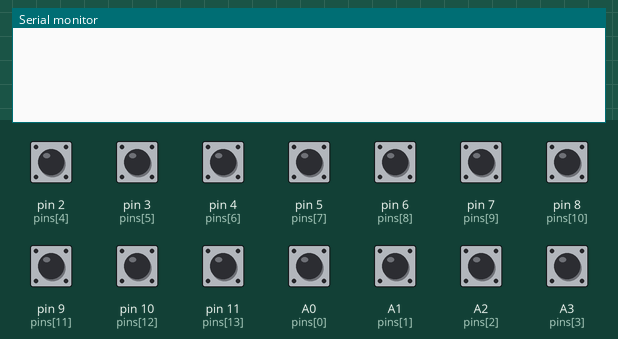
This sketch was run on a simulated Arduino Leonardo, built with avr-gcc and run on an emulated ATmega32U4. On the bench: the last lines printed to the serial monitor. The inputs (shaded band) are chosen by the test bench; at power-on: A0 (pins[0]), A1 (pins[1]), A2 (pins[2]), A3 (pins[3]), pin 2 (pins[4]), pin 3 (pins[5]), pin 4 (pins[6]), pin 5 (pins[7]), pin 6 (pins[8]), pin 7 (pins[9]), pin 8 (pins[10]), pin 9 (pins[11]), pin 10 (pins[12]), pin 11 (pins[13]) HIGH. USB keyboard and mouse output is not drawn.

Above: at 1.2 s.
1.3 s: pin 2 (pins[4]) pulled LOW for 0.15 s
At 2.6 s:
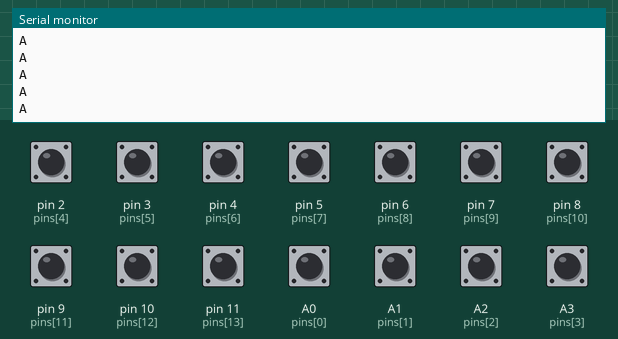
2.9 s: pin 3 (pins[5]) pulled LOW for 0.15 s
At 4.0 s:
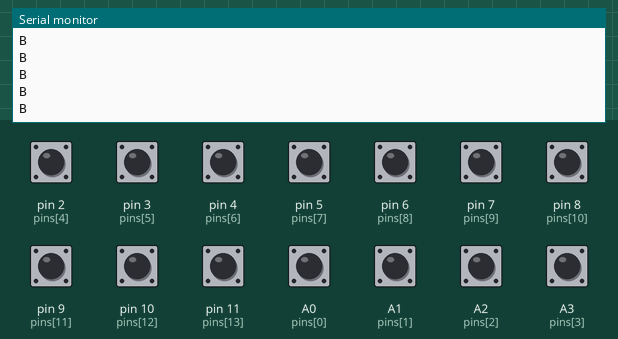
4.5 s: pin 4 (pins[6]) pulled LOW for 0.15 s
At 5.2 s:
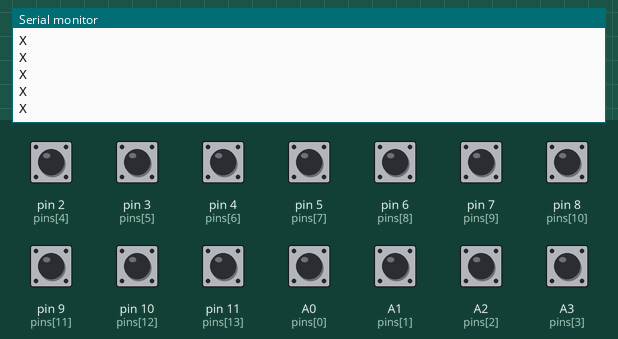
6.1 s: pin 5 (pins[7]) pulled LOW for 0.15 s
At 7.4 s:
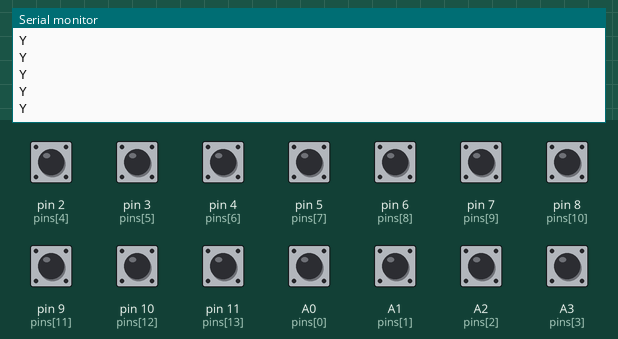
7.7 s: pin 6 (pins[8]) pulled LOW for 0.15 s
At 8.8 s:
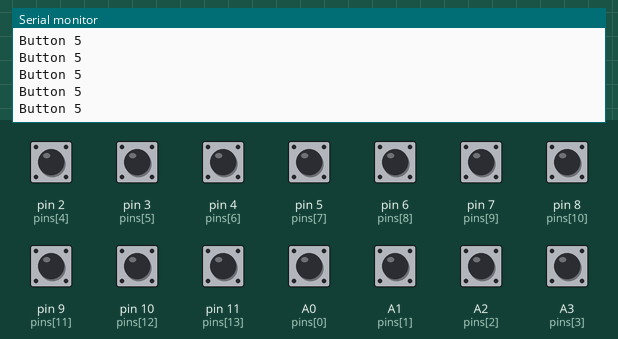
9.3 s: pin 10 (pins[12]) pulled LOW for 0.15 s
At 10.0 s:
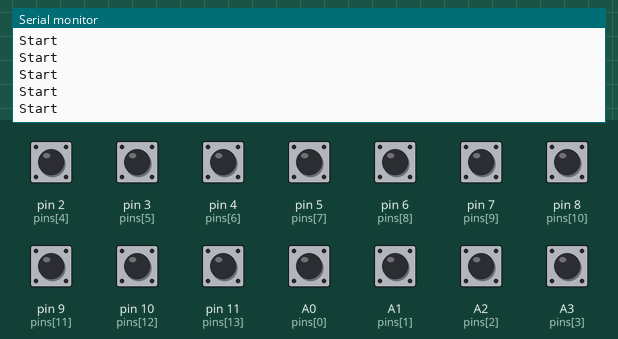

Measured:
- after the input at 1.3 s, the serial monitor: prints a new line at once (image 1)
- after the input at 2.9 s, the serial monitor: prints a new line at once (image 2)
- after the input at 4.5 s, the serial monitor: prints a new line at once (image 3)
- after the input at 6.1 s, the serial monitor: prints a new line at once (image 4)
- after the input at 7.7 s, the serial monitor: prints a new line at once (image 5)
- after the input at 9.3 s, the serial monitor: prints a new line at once (image 6)

The sketch:

Joystick2.ino
```cpp
/*
 * Pins are grounded when pressed
 * Pin A0 = UP
 * Pin A1 = DOWN
 * Pin A2 = LEFT
 * Pin A3 = RIGHT
 *
 * Pin D2 = A
 * Pin D3 = B
 * Pin D4 = X
 * Pin D5 = Y
 *
 * Pin D6 = Button 5
 * Pin D7 = Button 6
 * Pin D8 = Button 7
 * Pin D9 = Button 8
 *
 * Pin D10 = Start
 * Pin D11 = Select
 */

#include <Joystick.h>

const uint8_t pins[14] = {A0, A1, A2, A3, 2, 3, 4, 5, 6, 7, 8, 9, 10, 11};

int stickX = 0;
int stickY = 0;

Joystick_ Joystick(JOYSTICK_DEFAULT_REPORT_ID, JOYSTICK_TYPE_GAMEPAD,
                   10, 0,                 // Button Count, Hat Switch Count
                   true, true, false,     // X and Y, but no Z Axis
                   false, false, false,   // No Rx, Ry, or Rz
                   false, false,          // No rudder or throttle
                   false, false, false);  // No accelerator, brake, or steering

void setup()
  {
    Serial.begin(9600);

    // Initialize Button Pins
    pinMode(A0, INPUT_PULLUP);
    pinMode(A1, INPUT_PULLUP);
    pinMode(A2, INPUT_PULLUP);
    pinMode(A3, INPUT_PULLUP);

    pinMode(2, INPUT_PULLUP);
    pinMode(3, INPUT_PULLUP);
    pinMode(4, INPUT_PULLUP);
    pinMode(5, INPUT_PULLUP);

    pinMode(6, INPUT_PULLUP);
    pinMode(7, INPUT_PULLUP);
    pinMode(8, INPUT_PULLUP);
    pinMode(9, INPUT_PULLUP);

    pinMode(10, INPUT_PULLUP);
    pinMode(11, INPUT_PULLUP);

    // Initialize Joystick Library
    Joystick.begin();
    Joystick.setXAxisRange(-1, 1);
    Joystick.setYAxisRange(-1, 1);
  }

void loop()
  {
    // Check pins
    for (int index = 0; index < 14; index++)
    {
      int currentState = !digitalRead(pins[index]);

      switch (index + 1)
      {
        // Analog / Stick pins
        case 1:
          if (currentState == 1)
          {
            stickY -= 1;
            Serial.println("UP");
          }
          // else
          // {
          //   Joystick.setYAxis(0);
          // }
          break;

        case 2:
          if (currentState == 1)
          {
            stickY += 1;
            Serial.println("DOWN");
          }
          // else
          // {
          //   Joystick.setYAxis(0);
          // }
          break;

        case 3:
          if (currentState == 1)
          {
            stickX -= 1;
            Serial.println("LEFT");
          }
          // else
          // {
          //   Joystick.setXAxis(0);
          // }
          break;

        case 4:
          if (currentState == 1)
          {
            stickX += 1;
            Serial.println("RIGHT");
          }
          // else
          // {
          //   Joystick.setXAxis(0);
          // }
          break;

        // Digital / Button pins
        case 5:
          if (currentState == 1)
          {
            Joystick.setButton(0, currentState);
            Serial.println("A");
          }
          else
          {
            Joystick.setButton(0, 0);
          }
          break;

        case 6:
          if (currentState == 1)
          {
            Joystick.setButton(1, currentState);
            Serial.println("B");
          }
          else
          {
            Joystick.setButton(1, 0);
          }
          break;

        case 7:
          if (currentState == 1)
          {
            Joystick.setButton(2, currentState);
            Serial.println("X");
          }
          else
          {
            Joystick.setButton(2, 0);
          }
          break;

        case 8:
          if (currentState == 1)
          {
            Joystick.setButton(3, currentState);
            Serial.println("Y");
          }
          else
          {
            Joystick.setButton(3, 0);
          }
          break;

        case 9:
          if (currentState == 1)
          {
            Joystick.setButton(4, currentState);
            Serial.println("Button 5");
          }
          else
          {
            Joystick.setButton(4, 0);
          }
          break;

        case 10:
        if (currentState == 1)
          {
            Joystick.setButton(5, currentState);
            Serial.println("Button 6");
          }
          else
          {
            Joystick.setButton(5, 0);
          }
          break;

        case 11:
        if (currentState == 1)
          {
            Joystick.setButton(6, currentState);
            Serial.println("Button 7");
          }
          else
          {
            Joystick.setButton(6, 0);
          }
          break;

        case 12:
          if (currentState == 1)
          {
            Joystick.setButton(7, currentState);
            Serial.println("Button 8");
          }
          else
          {
            Joystick.setButton(7, 0);
          }
          break;

        case 13:
          if (currentState == 1)
          {
            Joystick.setButton(9, currentState);
            Serial.println("Start");
          }
          else
          {
            Joystick.setButton(9, 0);
          }
          break;

        case 14:
          if (currentState == 1)
          {
            Joystick.setButton(10, currentState);
            Serial.println("Select");
          }
          else
          {
            Joystick.setButton(10, 0);
          }
          break;

        default:
          Serial.println("Wildcard activated");
          break;
      }
    }

    if (stickX > 0)
    {
      stickX = min(stickX, 1);
    }
	  else if (stickX < 0)
    {
      stickX = max(stickX, -1);
    }

    if (stickY > 0)
    {
      stickY = min(stickY, 1);
    }
	  else if (stickX < 0)
    {
      stickY = max(stickY, -1);
    }

    Joystick.setXAxis(stickX);
    Joystick.setYAxis(stickY);

    stickX = 0;
    stickY = 0;

    //delay(10);
  }
```
